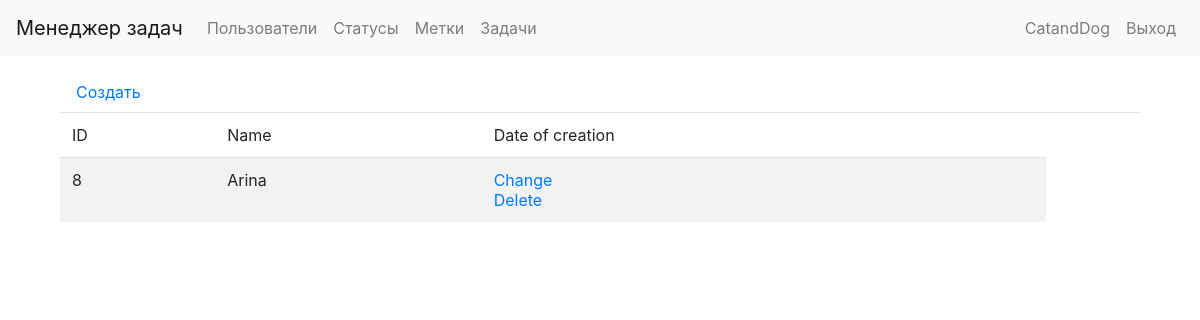
The page /statuses/ (signed in) on the database as committed earlier.
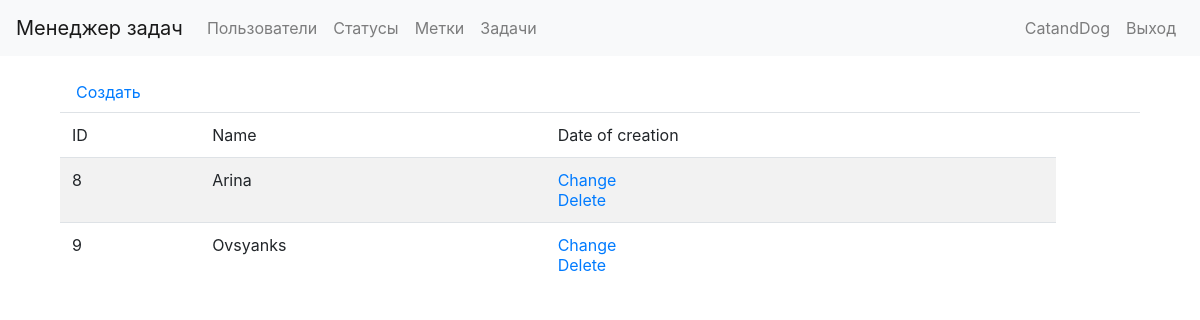
The same page on the database as committed later.
### task_manager/statuses/models.py (models this page shows, shortened)
class Status(models.Model):
    name = models.CharField(
        max_length=MAX_LENGTH,
        unique=True,
        verbose_name=gettext_lazy('Name')
    )
    created_at = models.DateTimeField(
        auto_now_add=True,
        verbose_name=gettext_lazy('Date of create'),
    )
    class Meta:
        verbose_name = gettext_lazy('Status')
        ordering = ['id']

### task_manager/statuses/views.py (the view)
# urls.py: path('statuses/', StatusList.as_view(), name='list'),
class StatusList(LoginRequiredMixin, ListView):
    model = Status
    template_name = STATUS
    context_object_name = 'statuses'
    def get_context_data(self, **kwargs):
        context = super().get_context_data(**kwargs)
        context[TITLE] = LIST_TITLE
        return context

### task_manager/templates/statuses.html (shortened to what this page needs)
{% extends 'base.html' %}
{% load i18n %}
{% block content %}
<div class="container wrapper">
    <a class="nav-link" href="{% url 'statuses:create' %}">Создать</a>
    <table class="table table-striped">
        <thead>
            <tr>
                <td>ID</td>
                <td>{% translate "Name" %}</td>
                <td>{% translate "Date of creation" %}</td>
                <td></td>
            </tr>
        </thead>
        <tbody>
            {% for status in statuses %}
            <tr>
                <td>{{ status.id }}</td>
                <td>{{ status.name }}</td>
                <td>
                    <a href="{% url 'statuses:change' status.id %}">{% translate "Change" %}</a>
                    <br>
                    <a href="{% url 'statuses:delete' status.id %}">{% translate "Delete" %}</a>
                </td>
            </tr>
            {% endfor %}
        </tbody>
    </table>
</div>
{% endblock %}

Rows that differ between the two databases and show on the page:
added Status: id "9", name "Ovsyanks"
